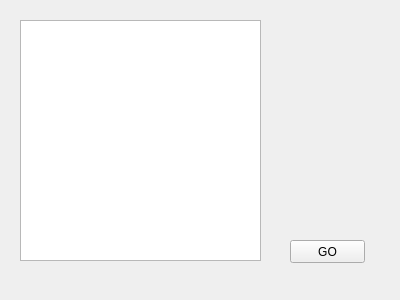
<?xml version="1.0" encoding="UTF-8"?>
<ui version="4.0">
 <class>Solutions</class>
 <widget class="QWidget" name="Solutions">
  <property name="geometry">
   <rect>
    <x>0</x>
    <y>0</y>
    <width>400</width>
    <height>300</height>
   </rect>
  </property>
  <property name="windowTitle">
   <string>Form</string>
  </property>
  <widget class="QTextBrowser" name="tt">
   <property name="geometry">
    <rect>
     <x>20</x>
     <y>20</y>
     <width>241</width>
     <height>241</height>
    </rect>
   </property>
  </widget>
  <widget class="QPushButton" name="pushButton">
   <property name="geometry">
    <rect>
     <x>290</x>
     <y>240</y>
     <width>75</width>
     <height>23</height>
    </rect>
   </property>
   <property name="text">
    <string>GO</string>
   </property>
  </widget>
  <widget class="QWidget" name="verticalLayoutWidget">
   <property name="geometry">
    <rect>
     <x>280</x>
     <y>20</y>
     <width>91</width>
     <height>211</height>
    </rect>
   </property>
   <layout class="QVBoxLayout" name="vl"/>
  </widget>
 </widget>
 <resources/>
 <connections/>
</ui>
